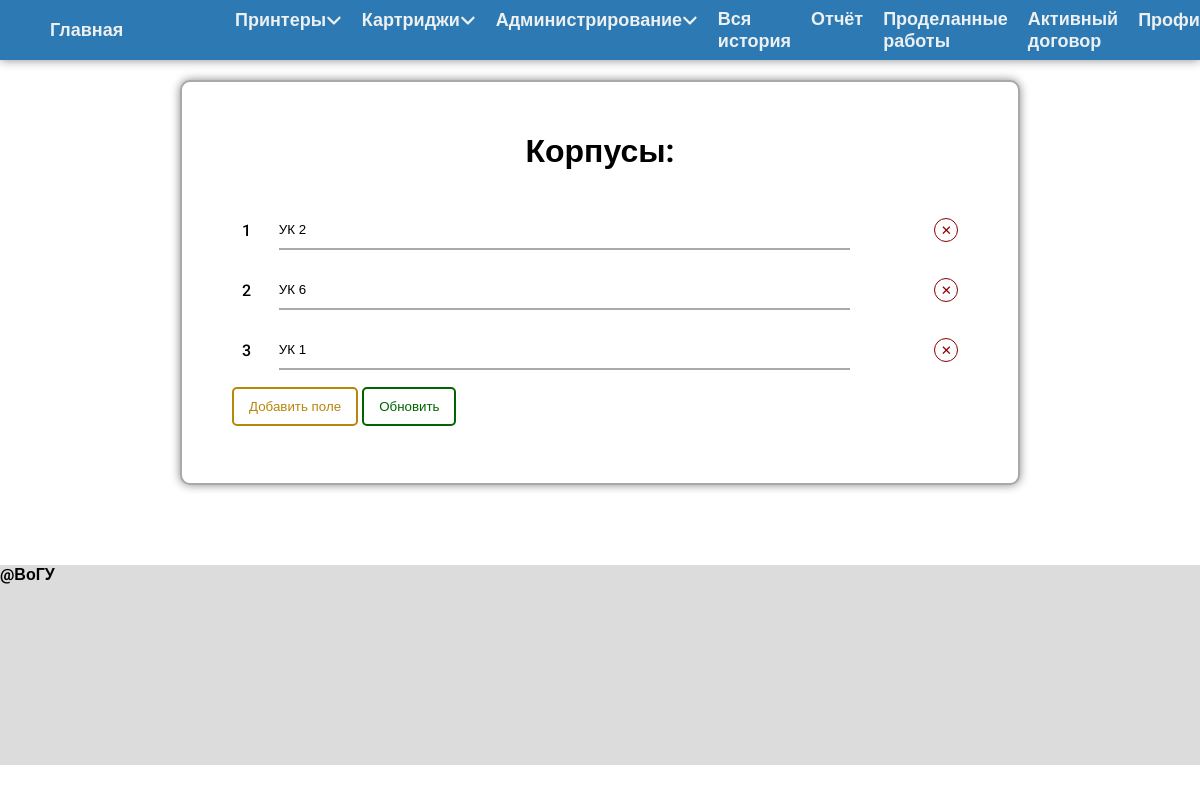
Screenshot of /buildings (signed in) with the database file from the repository.
### models.py (models this page shows, shortened)
class Buildings(db.Model):
    __tablename__ = "Buildings"
    id = db.Column(db.Integer, primary_key=True)
    building = db.Column(db.String(50), nullable=False, unique=True)

### main_urls.py (the view)
@main_urls.route('/buildings', methods=['GET', 'POST'])
@login_required
def add_buildings():
    building_list = Buildings.query.all()
    counter_building = len(building_list)
    if request.method == "POST":
        list_buildings = request.form.getlist('building')
        var_check = TypeVar(list_buildings, var_type='str')
        if var_check[1]:
            list_buildings = var_check[0][0]
        else:
            if isinstance(var_check[0], str):
                flash(var_check[0])
                return redirect(request.referrer)
            else:
                flash('Неправильное значение у поля формы')
                return redirect(request.referrer)
        if len(list_buildings) == 0:
            flash('Нельзя удалить все корпусы')
            return redirect(request.referrer)
        Buildings.query.delete()
        try:
            for building in list_buildings:
                is_not_available = Buildings.query.filter(Buildings.building == building).first() is None
                if building != '' and not building.isspace() and is_not_available:
                    building = Buildings(building=building)
                    db.session.add(building)
        except:
            return f"Не удалось сохранить изменения"
        try:
            db.session.commit()
            return redirect("/buildings")
        except:
            flash('Не удалось добавить корпус')
            return render_template("main.html")
    else:
        return render_template("Buildings.html",
                               building_list=building_list,
                               counter_building=counter_building)

### main_urls.py (called while the page is built)
@main_urls.after_request
def redirect_to_signin(response):
    if response.status_code == 401:
        return redirect('/login')
    else:
        return response

### models.py (called while the page is built)
@login_manager.user_loader
def load_user(dn):
    return User.query.filter(User.dn == dn).first()

### templates/Buildings.html (shortened to what this page needs)
{% extends 'base.html' %}
{% block body %}
    <h1>Корпусы:</h1>
    <div class="align-center">
        <form method="POST">
            <div class="form" id="items">
                {% set counter = namespace(value=1) %}
                <table style="border: none" id="table">
                    <colgroup>
                        <col span="1" style="width: 5%;">
                        <col span="1" style="width: 90%;">
                        <col span="1" style="width: 5%;">
                    </colgroup>
                    <tbody>
                    {% for b in building_list %}
                        <tr id="d{{ loop.index }}">
                            <td style="border: none">
                                <label for="{{ loop.index }}">{{ counter.value }} </label>
                            </td>
                            <td style="border: none">
                                <input id="{{ loop.index }}"
                                       type="text"
                                       value="{{ b.building }}"
                                       name="building"
                                       class="enter">
                            </td>
                            <td style="border: none">
                                <input type="button" value="✕" class="delete_btn" onclick="RemoveItem('d{{ loop.index }}');" id="r{{ loop.index }}">
                            </td>
                            {% set counter.value = counter.value + 1 %}
                        </tr>
                    {% endfor %}
                    </tbody>
                </table>
                <input type="button" value="Добавить поле" class="add_field" onclick="AddItem();" id="add">
                <input type="submit" value="Обновить" class="add_btn">
            </div>
        </form>
    </div>
{% endblock %}

### static/css/Base.css (style rules this page uses)
* { padding: 0; margin: 0; box-sizing: border-box; }
:root { --main_color: #2C79B3; --text-light-color: #ecf0f1; --white: #ffffff; }
body { font-family: 'Roboto', sans-serif; font-weight: 500; min-height: calc(100vh - 80px); }
h1 { text-align: center; }
.form { padding-top: 0 !important; }
.align-center { width: 100%; }
.form, h1 { width: 100%; padding: 30px; margin: 0 auto; background-color: #ffffff; }
td .enter { width: 90%; margin: 0; }
.enter { width: 100%; height: 40px; margin: 10px 0; outline: none; border: none; background: inherit; border-bottom: darkgray solid 2px; transition: 0.3s; }
.delete_btn { border-radius: 50%; margin-left: 2%; border: darkred solid 1px; background: var(--white); color: darkred; height: 24px; width: 24px; text-align: center; transition: 0.3s; }
input { cursor: pointer; }
.add_btn, .btn_clr, .add_field { padding: 10px 15px; transition: 0.3s; }
.add_btn { border-radius: 5px; border: darkgreen solid 2px; background: var(--white); color: darkgreen; margin: 7px 0 0 0; }
.add_field { border-radius: 5px; border: darkgoldenrod solid 2px; background: var(--white); color: darkgoldenrod; margin: 7px 0 7px 0; }
table { border: 2px solid black; border-collapse: collapse; width: 100%; background-color: #ffffff; }
td { text-align: left; border: 1px solid black; padding: 10px; }

### rows the page displays
Buildings: value "1", building "УК 2"
Buildings: value "2", building "УК 6"
Buildings: value "3", building "УК 1"
